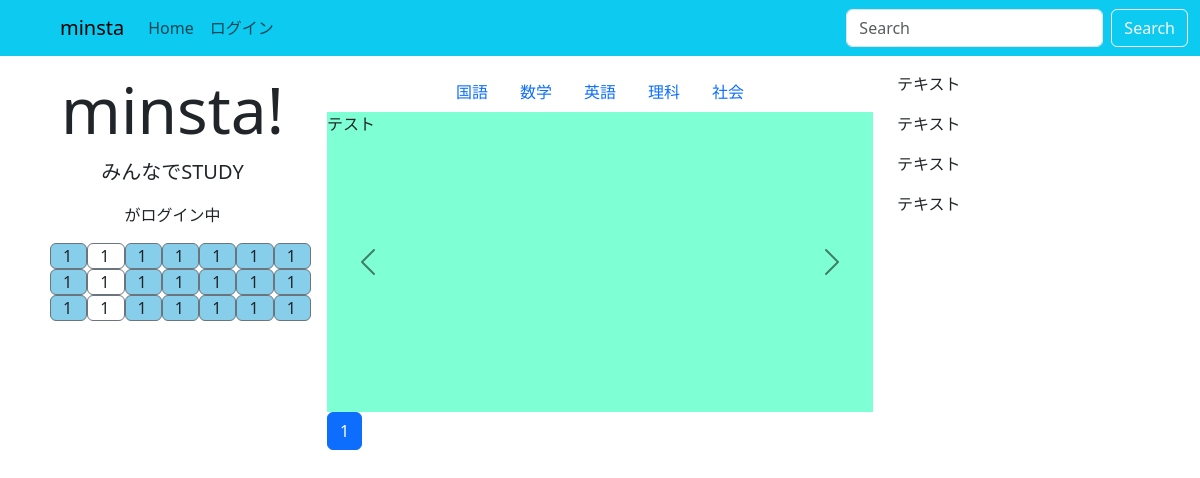
Before: / with the older database file.
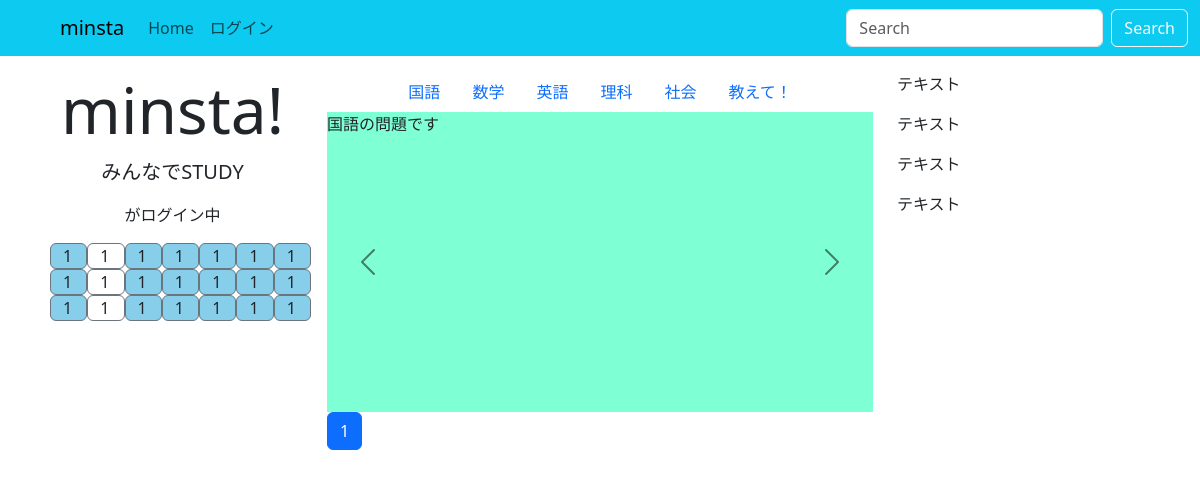
After: the same page with the newer database file.
### study/models.py (models this page shows, shortened)
class Category(models.Model):
    name = models.CharField('カテゴリ名', max_length=255)
    created_at = models.DateTimeField('作成日', default=timezone.now)
    def __str__(self):
        return self.name

class Post(models.Model):
    title = models.TextField('問題', max_length=255)
    text = models.TextField('答え')
    created_at = models.DateTimeField('作成日', default=timezone.now)
    category = models.ForeignKey(
        Category, verbose_name='カテゴリ', on_delete=models.PROTECT)

### study/views.py (the view)
# urls.py: path('', views.IndexView.as_view(), name='index'),
class IndexView(generic.ListView):
    model = Post
    paginate_by = 10
    def get_queryset(self):
        queryset = Post.objects.order_by('-created_at')  # -で降順
        keyword = self.request.GET.get('keyword')
        if keyword:
            queryset = queryset.filter(
                Q(title__icontains=keyword) | Q(text__icontains=keyword)
            )
        return queryset

### study/context_processors.py (called while the page is built)
def common(request: object) -> object:
    context = {
        'category_list': Category.objects.all(),
    }
    return context

### study/templatetags/mytag.py (called while the page is built)
@register.simple_tag
def url_replace(request, field, value):
    url_dict = request.GET.copy()
    url_dict[field] = value
    return url_dict.urlencode()

### study/templates/study/post_list.html (shortened to what this page needs)
{% extends 'study/base.html' %}
{% load django_bootstrap5 %}
{% block content %}
<div id="carouselExampleDark" class="carousel carousel-dark slide" data-bs-ride="carousel">
  <div class="carousel-inner">
    <div class="carousel-item active" style="height:300px; background-color: aquamarine;">
      <div class="container">
        <h3>START</h5>
      </div>
    </div>
    {% for post in post_list %}
    <div class="carousel-item active" style="height:300px; background-color: aquamarine;">
      <p>{{ post.category }}</p>
    </div>
    <div class="carousel-item active" style="height:300px; background-color: aquamarine;">
      <p>{{ post.title }}</p>
    </div>
    {% endfor %}
  </div>
  <a class="carousel-control-prev" href="#carouselExampleCaptions" role="button" data-bs-slide="prev">
    <span class="carousel-control-prev-icon" aria-hidden="true"></span>
  </a>
  <a class="carousel-control-next" href="#carouselExampleCaptions" role="button" data-bs-slide="next">
    <span class="carousel-control-next-icon" aria-hidden="true"></span>
  </a>
</div>
{% include 'study/page.html' %}
{% endblock %}

### study/templates/study/base.html (shortened to what the changed rows need)
{% load django_bootstrap5 %}
<!doctype html>
<html lang="ja">
<head>
  {% bootstrap_css %}
</head>
<body>
  <div class="container">
    <div class="row">
      <div class="container col-md-3 mt-3">
        <h1 class="display-3" style="text-align:center;">minsta!</h1>
      </div>
      <div class="container col-md-6 mb-3 mt-3">
        <ul class="nav justify-content-center">
          {% for category in category_list %}
          <li class="nav-item"><a class="nav-link" href="{% url 'study:category' category.pk %}">{{ category }}</a>
          </li>
          {% endfor %}
        </ul>
        {% block content %}
        {% endblock %}
      </div>
    </div>
  </div>
</body>
</html>

Changed rows visible on the page:
added Category: name "教えて！"
changed Post: title "テスト" → "国語の問題です"
